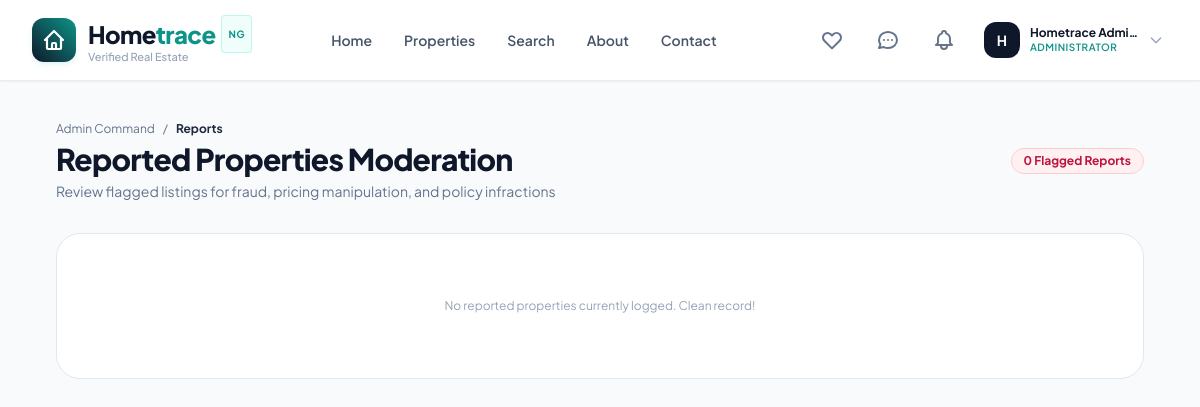
/dashboard/admin-portal/reports/ (signed in), run on the app's committed database.
### apps/accounts/models.py (models this page shows, shortened)
class User(AbstractBaseUser, PermissionsMixin):
    class Role(models.TextChoices):
        AGENT = 'agent', 'Property Agent'
        BUYER = 'buyer', 'Buyer / Renter'
        ADMIN = 'admin', 'Administrator'
    id = models.UUIDField(primary_key=True, default=uuid.uuid4, editable=False)
    email = models.EmailField(unique=True, max_length=255, db_index=True)
    full_name = models.CharField(max_length=255)
    phone_number = models.CharField(max_length=25, validators=[validate_nigerian_phone], blank=True, null=True)
    role = models.CharField(max_length=20, choices=Role.choices, default=Role.BUYER, db_index=True)
    profile_image = models.ImageField(upload_to='profiles/', blank=True, null=True)
    is_verified = models.BooleanField(default=False, help_text="Email verification status.")
    is_active = models.BooleanField(default=True)
    is_staff = models.BooleanField(default=False)
    date_joined = models.DateTimeField(default=timezone.now)
    updated_at = models.DateTimeField(auto_now=True)
    objects = UserManager()
    USERNAME_FIELD = 'email'
    REQUIRED_FIELDS = ['full_name']
    class Meta:
        verbose_name = 'User'
        verbose_name_plural = 'Users'
        ordering = ['-date_joined']
    @property
    def is_agent(self):
        return self.role == self.Role.AGENT
    @property
    def is_administrator(self):
        return self.role == self.Role.ADMIN or self.is_superuser

### apps/dashboard/views.py (the view)
# urls.py: path('admin-portal/reports/', views.admin_reports_view, name='admin_reports'),
@login_required
@admin_required
def admin_reports_view(request):
    reports = PropertyReport.objects.select_related('property', 'reporter').order_by('-created_at')
    return render(request, 'dashboard/admin/reports.html', {'reports': reports})

### templates/dashboard/admin/reports.html (shortened to what this page needs)
{% extends 'base.html' %}
{% load static %}
{% block content %}
<div class="py-10 bg-slate-50 min-h-screen">
  <div class="max-w-6xl mx-auto px-4 sm:px-6 lg:px-8">
    <div class="mb-8 flex items-center justify-between">
      <div>
        <div class="flex items-center space-x-2 text-xs text-slate-500 mb-1">
          <a href="{% url 'admin_overview' %}" class="hover:underline">Admin Command</a>
          <span>/</span>
          <span class="text-slate-800 font-bold">Reports</span>
        </div>
        <h1 class="text-2xl sm:text-3xl font-extrabold text-slate-900 tracking-tight">Reported Properties Moderation</h1>
        <p class="text-xs sm:text-sm text-slate-500 mt-1">Review flagged listings for fraud, pricing manipulation, and policy infractions</p>
      </div>
      <span class="px-3 py-1 rounded-full bg-rose-50 border border-rose-200 text-rose-700 font-bold text-xs">
        {{ reports|length }} Flagged Report{{ reports|length|pluralize }}
      </span>
    </div>
    <div class="space-y-4">
      {% for rep in reports %}
        <div class="bg-white p-6 rounded-3xl border border-slate-200/80 shadow-sm flex flex-col md:flex-row items-start md:items-center justify-between gap-6">
          <div class="space-y-2 flex-1">
            <div class="flex items-center space-x-2">
              <span class="px-2.5 py-0.5 rounded-full text-[10px] font-bold uppercase bg-rose-50 text-rose-700 border border-rose-200">
                {{ rep.get_reason_display }}
              </span>
              <span class="text-slate-400 text-xs">&bull;</span>
              <span class="text-xs text-slate-500">Reported by: <strong class="text-slate-800">{{ rep.reporter_name|default:"Anonymous" }}</strong> ({{ rep.reporter_email|default:"No email" }})</span>
              <span class="text-slate-400 text-xs">&bull;</span>
              <span class="text-[11px] text-slate-400">{{ rep.created_at|timesince }} ago</span>
            </div>
            <h3 class="text-sm font-bold text-slate-900">
              Reported Listing: <a href="{% url 'property_detail' slug=rep.property.slug %}" target="_blank" class="text-brand-teal hover:underline">{{ rep.property.title }}</a>
              <span class="text-xs font-normal text-slate-500 ml-1">(Agent: {{ rep.property.agent.full_name }})</span>
            </h3>
            <div class="p-3.5 rounded-2xl bg-slate-50 border border-slate-100 text-xs text-slate-700 leading-relaxed">
              <strong class="text-slate-900 block mb-0.5">Reporter's Statement:</strong>
              {{ rep.description }}
            </div>
          </div>
          <div class="flex items-center space-x-2 flex-shrink-0">
            {% if rep.status == 'pending' %}
              <a href="{% url 'admin_report_action' report_id=rep.id action='dismiss' %}" class="px-3.5 py-2 rounded-xl bg-slate-100 hover:bg-slate-200 text-slate-700 font-bold text-xs transition-colors">
                Dismiss
              </a>
              <a href="{% url 'admin_report_action' report_id=rep.id action='archive' %}" class="px-3.5 py-2 rounded-xl bg-rose-600 hover:bg-rose-700 text-white font-bold text-xs shadow transition-colors">
                Archive Listing
              </a>
            {% else %}
              <span class="px-3 py-1 rounded-full text-xs font-bold uppercase bg-slate-100 text-slate-600">
                {{ rep.get_status_display }}
              </span>
            {% endif %}
          </div>
        </div>
      {% empty %}
        <div class="py-16 text-center bg-white rounded-3xl border border-slate-200">
          <p class="text-xs text-slate-400">No reported properties currently logged. Clean record!</p>
        </div>
      {% endfor %}
    </div>
  </div>
</div>
{% endblock %}

### templates/components/navbar.html (shortened to what this page needs)
{% load static %}
<header class="sticky top-0 z-40 w-full glass-header shadow-sm transition-all duration-200">
  <div class="max-w-7xl mx-auto px-4 sm:px-6 lg:px-8">
    <div class="flex items-center justify-between h-20">
      <a href="{% url 'home' %}" class="flex items-center space-x-3 group">
        <div class="w-11 h-11 rounded-xl bg-gradient-to-tr from-brand-navy to-brand-teal flex items-center justify-center text-white shadow-md shadow-teal-500/10 group-hover:scale-105 transition-transform duration-200">
          <svg class="w-6 h-6" fill="none" stroke="currentColor" viewBox="0 0 24 24"><path stroke-linecap="round" stroke-linejoin="round" stroke-width="2.2" d="M3 12l2-2m0 0l7-7 7 7M5 10v10a1 1 0 001 1h3m10-11l2 2m-2-2v10a1 1 0 01-1 1h-3m-6 0a1 1 0 001-1v-4a1 1 0 011-1h2a1 1 0 011 1v4a1 1 0 001 1m-6 0h6"/></svg>
        </div>
        <div>
          <span class="text-2xl font-extrabold tracking-tight text-brand-navy flex items-center">
            Home<span class="text-brand-teal">trace</span>
            <span class="ml-1.5 px-1.5 py-0.5 text-[10px] uppercase font-bold tracking-wider rounded bg-teal-50 text-brand-teal border border-teal-200/60 hidden sm:inline-block">NG</span>
          </span>
          <span class="text-[11px] text-slate-400 block -mt-1 font-medium hidden sm:block">Verified Real Estate</span>
        </div>
      </a>
      <nav class="hidden md:flex items-center space-x-8">
        <a href="{% url 'home' %}" class="text-sm font-semibold transition-colors duration-150 {% if request.resolver_match.url_name == 'home' %}text-brand-teal{% else %}text-slate-600 hover:text-brand-navy{% endif %}">Home</a>
        <a href="{% url 'property_list' %}" class="text-sm font-semibold transition-colors duration-150 {% if request.resolver_match.url_name == 'property_list' %}text-brand-teal{% else %}text-slate-600 hover:text-brand-navy{% endif %}">Properties</a>
        <a href="{% url 'search' %}" class="text-sm font-semibold transition-colors duration-150 {% if request.resolver_match.url_name == 'search' %}text-brand-teal{% else %}text-slate-600 hover:text-brand-navy{% endif %}">Search</a>
        <a href="{% url 'about' %}" class="text-sm font-semibold transition-colors duration-150 {% if request.resolver_match.url_name == 'about' %}text-brand-teal{% else %}text-slate-600 hover:text-brand-navy{% endif %}">About</a>
        <a href="{% url 'contact' %}" class="text-sm font-semibold transition-colors duration-150 {% if request.resolver_match.url_name == 'contact' %}text-brand-teal{% else %}text-slate-600 hover:text-brand-navy{% endif %}">Contact</a>
      </nav>
      <div class="flex items-center space-x-3 sm:space-x-4">
        {% if user.is_authenticated %}
          <a href="{% url 'favorites_list' %}" class="relative p-2 rounded-xl text-slate-500 hover:text-rose-500 hover:bg-slate-100 transition-colors duration-150" title="Saved Properties">
            <svg class="w-6 h-6" fill="none" stroke="currentColor" viewBox="0 0 24 24"><path stroke-linecap="round" stroke-linejoin="round" stroke-width="2" d="M4.318 6.318a4.5 4.5 0 000 6.364L12 20.364l7.682-7.682a4.5 4.5 0 00-6.364-6.364L12 7.636l-1.318-1.318a4.5 4.5 0 00-6.364 0z"/></svg>
          </a>
          <a href="{% url 'inbox' %}" class="relative p-2 rounded-xl text-slate-500 hover:text-brand-teal hover:bg-slate-100 transition-colors duration-150" title="Messages">
            <svg class="w-6 h-6" fill="none" stroke="currentColor" viewBox="0 0 24 24"><path stroke-linecap="round" stroke-linejoin="round" stroke-width="2" d="M8 12h.01M12 12h.01M16 12h.01M21 12c0 4.418-4.03 8-9 8a9.863 9.863 0 01-4.255-.949L3 20l1.395-3.72C3.512 15.042 3 13.574 3 12c0-4.418 4.03-8 9-8s9 3.582 9 8z"/></svg>
          </a>
          <a href="{% url 'notification_list' %}" class="relative p-2 rounded-xl text-slate-500 hover:text-brand-teal hover:bg-slate-100 transition-colors duration-150" title="Notifications">
          </a>
          <div class="relative">
            <button id="user-menu-btn" class="flex items-center space-x-2.5 p-1 rounded-xl hover:bg-slate-100 transition-colors focus:outline-none">
              {% if user.profile_image %}
                <img src="{{ user.profile_image.url }}" alt="{{ user.full_name }}" class="w-9 h-9 rounded-xl object-cover border border-slate-200">
              {% else %}
                <div class="w-9 h-9 rounded-xl bg-slate-900 text-white font-bold text-sm flex items-center justify-center">
                  {{ user.full_name|slice:":1" }}
                </div>
              {% endif %}
              <div class="text-left hidden lg:block">
                <span class="text-xs font-bold text-slate-900 block leading-tight">{{ user.full_name|truncatechars:15 }}</span>
                <span class="text-[10px] uppercase font-semibold tracking-wider text-brand-teal block">{{ user.get_role_display }}</span>
              </div>
              <svg class="w-4 h-4 text-slate-400 hidden lg:block" fill="none" stroke="currentColor" viewBox="0 0 24 24"><path stroke-linecap="round" stroke-linejoin="round" stroke-width="2" d="M19 9l-7 7-7-7"/></svg>
            </button>
          </div>
        {% endif %}
      </div>
    </div>
  </div>
</header>

### static/css/custom.css (style rules this page uses)
:root { --color-primary: #0F172A; --color-primary-light: #1E293B; --color-teal: #0D9488; --color-teal-hover: #0F766E; --color-emerald: #10B981; --color-amber: #D97706; --color-amber-light: #FEF3C7; --color-bg: #F8FAFC; --color-surface: #FFFFFF; --color-border: #E2E8F0; --color-text: #0F172A; --color-muted: #64748B; --radius-sm: 8px; --radius-md: 12px; --radius-lg: 18px; --radius-xl: 24px; --shadow-sm: 0 1px 2px 0 rgb(0 0 0 / 0.05); --shadow-md: 0 4px 6px -1px rgb(0 0 0 / 0.1), 0 2px 4px -2px rgb(0 0 0 / 0.1); --shadow-lg: 0 10px 15px -3px rgb(0 0 0 / 0.1), 0 4px 6px -4px rgb(0 0 0 / 0.1); --shadow-premium: 0 20px 25px -5px rgb(15 23 42 / 0.08), 0 8px 10px -6px rgb(15 23 42 / 0.04); }
body { font-family: 'Plus Jakarta Sans', -apple-system, BlinkMacSystemFont, "Segoe UI", Roboto, sans-serif; background-color: var(--color-bg); color: var(--color-text); -webkit-font-smoothing: antialiased; -moz-osx-font-smoothing: grayscale; }
.glass-header { background: rgba(255, 255, 255, 0.88); backdrop-filter: blur(12px); -webkit-backdrop-filter: blur(12px); border-bottom: 1px solid rgba(226, 232, 240, 0.8); }

### data on the page
User: full_name "H", full_name "Hometrace Admi…", role "ADMINISTRATOR"

### other printed values
{{ reports|length }} "0"
